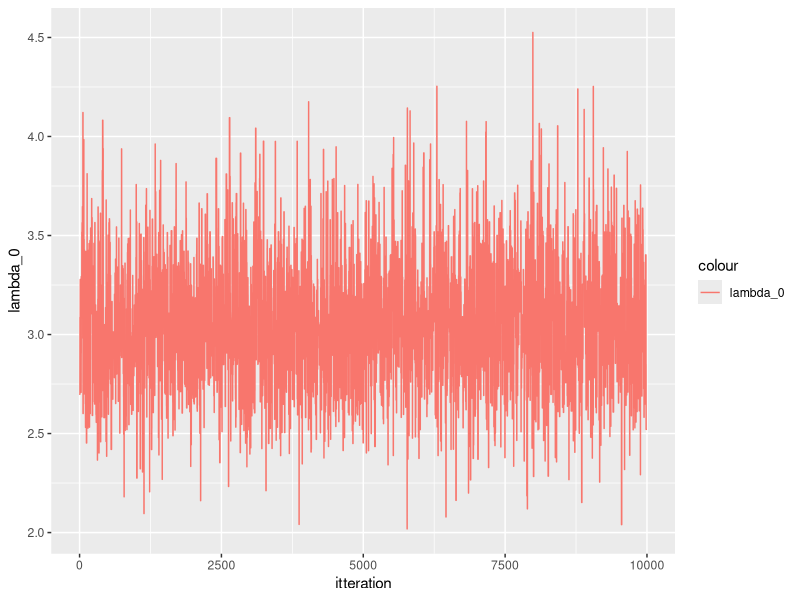
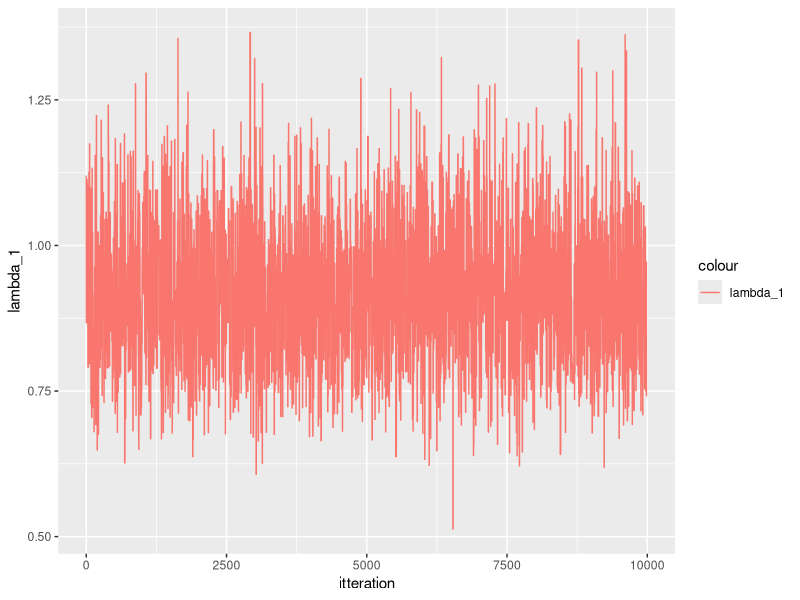
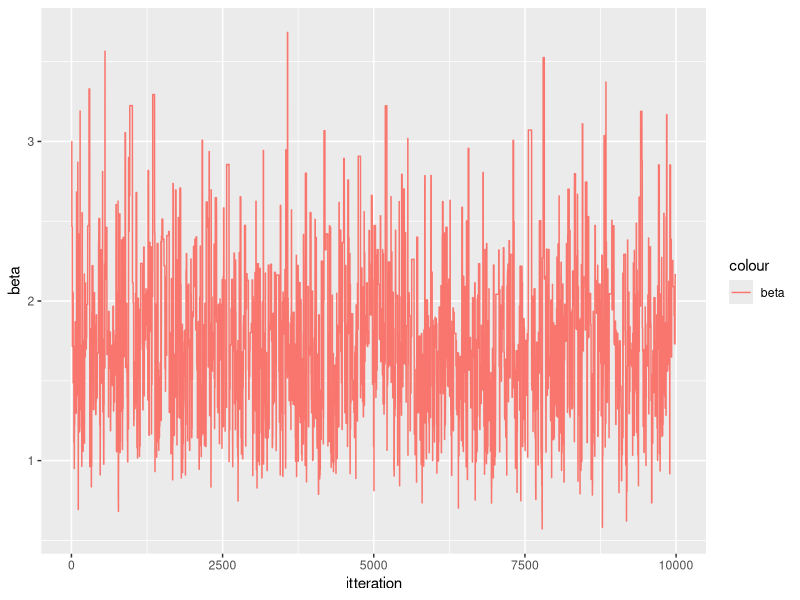
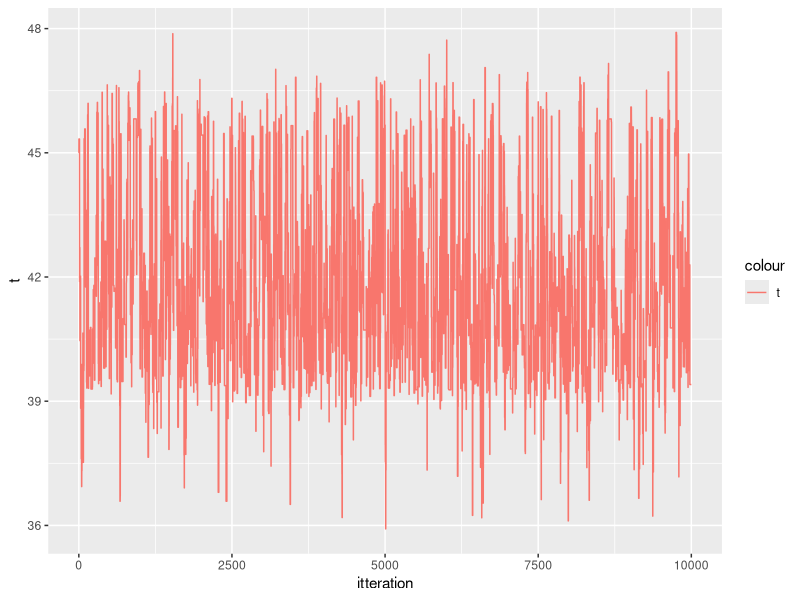

The R script that drew these images, in order:
#MH block

library(boot)
library(data.table)
library(tidyr)
library(ggplot2)

data <- as.data.table(coal)
data[, event:= 1]
data[, cum_event := cumsum(event)]
data[, date := date- 1851]




f_target_1 <- function(lambda_0, lambda_1, t, t_0, t_2, beta, y_0, y_1){
  if(t<t_0){
    return (0)
  }
  if(t> t_2){
    return (0)
  }
  return(exp(-lambda_0*(t-t_0) - lambda_1*(t_2-t)- (1/beta)*(lambda_0 + lambda_1))*lambda_0^{y_0+ 1}*lambda_1^{y_1+1})
}

f_prop_1 <- function(lambda_0, lambda_1, t_given, t_cur, t_0, t_2, beta, y_0, y_1, sigma_t){
  if(t<t_0){
    retval <- 0
  }
  if(t> t_2){
   retval <- 0
  }
  #return(exp(-lambda_0*(t-t_0) - lambda_1*(t_2-t)- beta*(lambda_0 + lambda_1))*lambda_0^y_0*lambda_1^y_1)
  
  retval <- dgamma(lambda_0, (y_0 +2), scale= (1/(t_cur - t_0 + 1/beta)))*dgamma(lambda_1, (y_1 +2), scale= (1/(t_2 - t_cur + 1/beta)))*dnorm(t, t_given,sigma_t)
  #print("retval_prop")
  #print(retval)
  return(retval)
}

f_target_2 <- function(lambda_0, lambda_1, beta, t_0, t_2, t, y_0, y_1){
  if(beta<0){
    return (0)
  }
  print("beta_target")
  print(beta)
  return(exp(-lambda_0*(t-t_0) - lambda_1*(t_2-t)- (1/beta)*(lambda_0 + lambda_1+1))*lambda_0^{y_0+ 1}*lambda_1^{y_1+1})*(1/beta^5)
}

f_prop_2 <- function(lambda_0, lambda_1, t, t_0, t_2, beta_cur, beta_given, y_0, y_1, sigma_beta){
    print("beta_prop")
    print(beta_cur)
    #return(exp(-lambda_0*(t-t_0) - lambda_1*(t_2-t)- beta*(lambda_0 + lambda_1))*lambda_0^y_0*lambda_1^y_1)
    # print((1/(t - t_0 + 1/beta_cur)))
    # print(1/(t_2 - t + 1/beta_cur))
    print("scale_prop")
    print(1/(t - t_0 + 1/beta_cur))
    print(1/(t_2 - t + 1/beta_cur))
    print("lambda")
    print(lambda_0)
    print(lambda_1)
    retval <- dgamma(lambda_0, (y_0 +2), scale= (1/(t - t_0 + 1/beta_cur)))*
        dgamma(lambda_1, (y_1+2), scale= (1/(t_2 - t + 1/beta_cur)))*
        dnorm(beta_cur, beta_given, sigma_beta)

  print("retval prop")
  print(retval)
  return (retval)
}

MH_alg <- function(n,data, t_0,t_2, t, lambda_0,lambda_1, beta, sigma_t, sigma_beta){
  
  
  y_0 = sum(data[date <t]$event)
  y_1 = sum(data[date>= t]$event)
  y_0
  y_1
  results <- matrix(nrow = n, ncol = 5)
  results[1, 1:5] <- c(t, lambda_0, lambda_1, beta, 1)
  for(i in 2:(n)){
    print(i)
    if(i %% 2 == 0){
      beta <- results[i-1, 4]
      beta
      t_old <- results[i-1, 1]
      t_old
      t_new <- rnorm(1, t_old, sigma_t)
      print("t_new")
      print(t_new)
      if(t_new <t_0 | t_new > t_2){
        results[i,1:5] <- c(t_old, lambda_0_old, lambda_1_old, beta, 0)
      }else{
     
        #print("t")
        #print(results[i-1,1])
        y_0_old = sum(data[date <t_old]$event)
        y_1_old = sum(data[date>= t_old]$event)
        y_0_n = sum(data[date <t_new]$event)
        y_1_n = sum(data[date>= t_new]$event)
        #print(i)
        #gibs step
        #t <- rexp(1, 1/(lambda_0 - lambda_1)) #must be wrong! 
        lambda_0_old <- results[i-1, 2]
        lambda_1_old <- results[i-1, 3]
        lambda_0 <- rgamma(1, (y_0 +2), scale= (1/(t_new - t_0 + 1/beta)))
         print("scale")
         print(1/(t_new - t_0 + 1/beta))
        # print("t")
        # print(t_new)
         print("beta")
         print(beta)
        lambda_1 <- rgamma(1, (y_1+2), scale=(1/(t_2 - t_new + 1/beta)))
        # print(lambda_0)
        # print(lambda_1)
        
        target_ratio <-  f_target_1(lambda_0, lambda_1, t_new, t_0, t_2, beta, y_0_n, y_1_n)/
          f_target_1(lambda_0_old, lambda_1_old, t_old, t_0, t_2, beta, y_0_old, y_1_old)
        target_ratio
        prop_ratio <- f_prop_1(lambda_0_old, lambda_1_old, t_cur = t_old, t_given = t_new,  t_0, t_2, beta, y_0_old, y_1_old, sigma_t = sigma_t)/
          f_prop_1(lambda_0, lambda_1, t_new, t_given = t_old, t_0, t_2, beta, y_0, y_1, sigma_t = sigma_t)
        prop_ratio
        a <- target_ratio*prop_ratio
        a
        a <- min(1, a)
        a
        print("a")
        print(a)
        u <- runif(1)
        u
        if (u< a){
          results[i, 1:5] <- c(t_new, lambda_0, lambda_1, beta, a)
        } else{
          results[i,1:5] <- c(t_old, lambda_0_old, lambda_1_old, beta, a)
        }
      }
    }
    else{
      t <- results[i-1, 1]
      t
      beta_old <- results[i-1, 4]
      
      beta_new <-  rgamma(1, 6, scale = 1/(lambda_0 + lambda_1 + 1)) 
      
      #WHEN WE DO AS IN THE EXERCISE THINGS CRASH
      
      #beta_new <- rnorm(1, mean = beta_old, sd = sigma_beta)
      
      y_0 = sum(data[date <results[i-1,1]]$event)
      y_1 = sum(data[date>= results[i-1,1]]$event)
      if(beta_new< 0){
        results[i,1:5] <- c(t, lambda_0_old, lambda_1_old, beta_old, 0)
      }else {
        print("t")
        print(t)
        print("beta_o")
        print(beta_old)
        print("beta_n")
        print(beta_new)

        
        lambda_0_n <- rgamma(1, (y_0 + 2), scale= (1/(t_old - t_0 + 1/beta_new)))
        lambda_1_n <- rgamma(1, (y_1 + 2), scale=(1/(t_2 - t_old + 1/beta_new)))
        lambda_0_n
        lambda_1_n
        # print(lambda_0)
        # print(lambda_1)
        
        lambda_0_old <- results[i-1, 2]
        lambda_1_old <- results[i-1, 3]
        
        target_ratio <-  f_target_2(lambda_0, lambda_1, beta_new, t_0, t_2, t, y_0, y_1)/
          f_target_2(lambda_0_old, lambda_1_old, beta_old, t_0, t_2, t, y_0, y_1)
        target_ratio
        
        # THIS ONE RETURNS 0 AND MAKES EVERYTHING CRASH
        
        prop_ratio <- f_prop_2(lambda_0_old, lambda_1_old, beta_cur = beta_old, beta_given = beta_new, t = t, t_0 = t_0, t_2 = t_2, y_0, y_1, sigma_beta = sigma_beta)/
          f_prop_2(lambda_0, lambda_1, beta_cur = beta_new, beta_given = beta_old, t_0 = t_0, t_2 = t_2, t = t, y_0, y_1, sigma_beta = sigma_beta)
        prop_ratio
        
        
        
        # prop_ratio <- (dgamma(lambda_0_old, (y_0 +2), scale= (1/(t - t_0 + 1/beta_old)))*
        #   dgamma(lambda_1_old, (y_1+2), scale= (1/(t_2 - t + 1/beta_old)))*
        #   dgamma(beta_old,  6, scale = 1/(lambda_0_old + lambda_1_old + 1)))/
        #   (dgamma(lambda_0_n, (y_0 +2 ), scale= (1/(t - t_0 + 1/beta_new)))*
        #   dgamma(lambda_1_n, (y_1 +2 ), scale= (1/(t_2 - t+ 1/beta_new)))*
        #   dgamma(beta_new,  6, scale = 1/(lambda_0_n + lambda_1_n + 1)))

        
        #print(target_ratio)
        print("Prop_ratio")
        print(prop_ratio)
        a <- min(1, target_ratio*prop_ratio)
        a
        print("a")
        print(a)
        u <- runif(1)
        u
        if (u< a){
          results[i, 1:5] <- c(t, lambda_0, lambda_1, beta_new, a)
        } else{
          results[i,1:5] <- c(t, lambda_0_old, lambda_1_old, beta_old, a)
        }
      }
    }
  }
  return (results)
}




t =45

lambda_0 <- 135/50
lambda_1 <-  56/50
beta = 3

n = 10000
t_0 = 0
t_2 = 112 #maybe should be 1963? 
sigma_t = 3
sigma_beta = 0.3

sim_MH <- MH_alg(n,data, t_0, t_2, t, lambda_0,lambda_1, beta, sigma_t = sigma_t, sigma_beta = sigma_beta)

sim_MH <- as.data.table(sim_MH)

setnames(sim_MH, c("t", "lambda_0", "lambda_1", "beta", "a"))

sim_MH[, itteration := seq(1:n)]
sim_MH

q <- ggplot(data = sim_MH, aes(x = itteration) )
q <- q + geom_line(aes(y = lambda_0, colour = "lambda_0"))
q
q <- ggplot(data = sim_MH, aes(x = itteration) )
q <- q + geom_line(aes(y = lambda_1, colour = "lambda_1"))
q
q <- ggplot(data = sim_MH, aes(x = itteration) )
q <- q + geom_line(aes(y = beta, colour = "beta"))
q
q <- ggplot(data = sim_MH, aes(x = itteration) )
q <- q + geom_line(aes(y = t, colour = "t"))
q


#only beta has a burn in period! kind of

summary(sim_MH)
3*41 + 0.92*(112-41)
